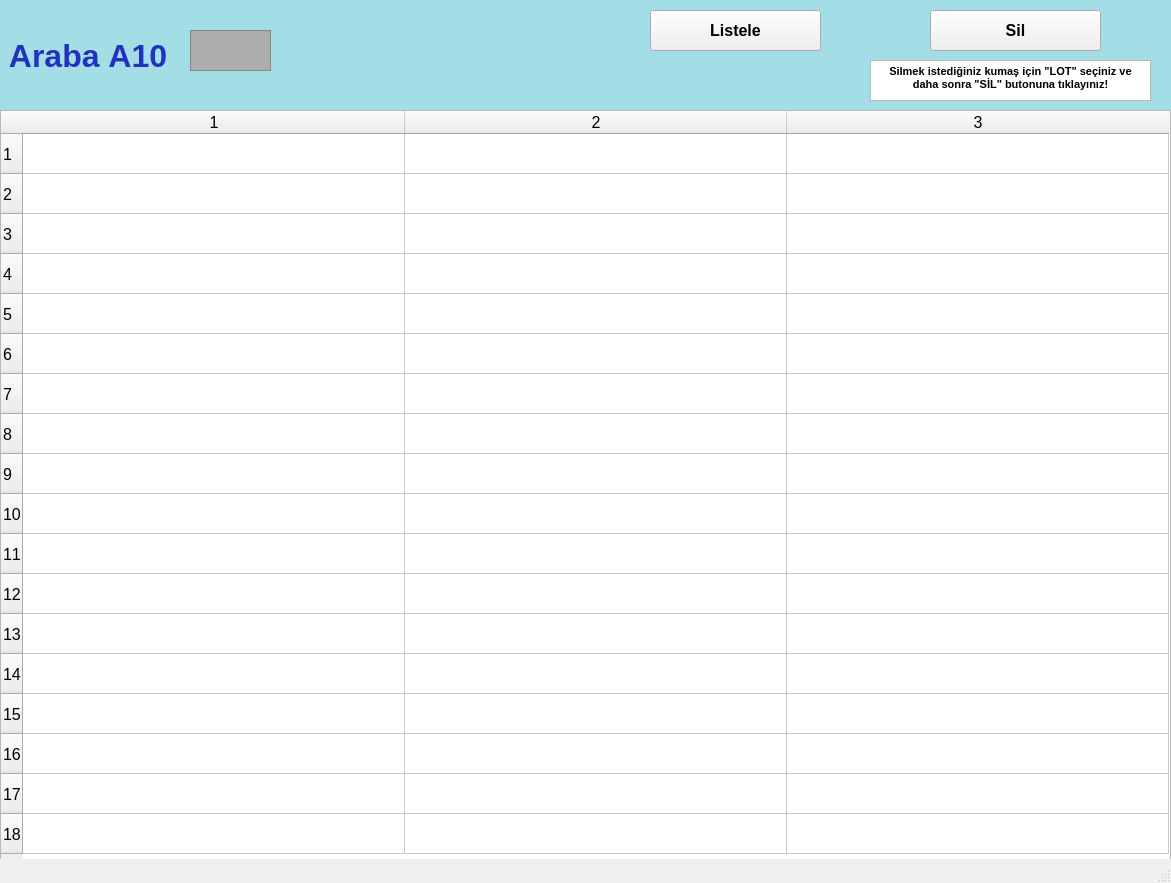
<?xml version="1.0" encoding="UTF-8"?>
<ui version="4.0">
 <class>arabalarA10_ekran</class>
 <widget class="QMainWindow" name="arabalarA10_ekran">
  <property name="geometry">
   <rect>
    <x>0</x>
    <y>0</y>
    <width>1171</width>
    <height>883</height>
   </rect>
  </property>
  <property name="font">
   <font>
    <pointsize>12</pointsize>
    <weight>50</weight>
    <bold>false</bold>
    <kerning>false</kerning>
   </font>
  </property>
  <property name="windowTitle">
   <string/>
  </property>
  <widget class="QWidget" name="centralwidget">
   <widget class="QLabel" name="arabaA1yazi_lbl">
    <property name="geometry">
     <rect>
      <x>0</x>
      <y>0</y>
      <width>1171</width>
      <height>111</height>
     </rect>
    </property>
    <property name="font">
     <font>
      <pointsize>24</pointsize>
      <weight>75</weight>
      <bold>true</bold>
     </font>
    </property>
    <property name="styleSheet">
     <string notr="true">background-color: rgb(163, 221, 229);
color: rgb(34, 50, 190);</string>
    </property>
    <property name="text">
     <string> Araba A10</string>
    </property>
   </widget>
   <widget class="QFrame" name="arabaA1_img">
    <property name="geometry">
     <rect>
      <x>190</x>
      <y>30</y>
      <width>81</width>
      <height>41</height>
     </rect>
    </property>
    <property name="styleSheet">
     <string notr="true">background-color: rgb(173, 173, 173);</string>
    </property>
    <property name="frameShape">
     <enum>QFrame::StyledPanel</enum>
    </property>
    <property name="frameShadow">
     <enum>QFrame::Raised</enum>
    </property>
   </widget>
   <widget class="QPushButton" name="listele10_btn">
    <property name="geometry">
     <rect>
      <x>650</x>
      <y>10</y>
      <width>171</width>
      <height>41</height>
     </rect>
    </property>
    <property name="font">
     <font>
      <pointsize>12</pointsize>
      <weight>75</weight>
      <bold>true</bold>
     </font>
    </property>
    <property name="text">
     <string>Listele</string>
    </property>
   </widget>
   <widget class="QTableWidget" name="A10_tw">
    <property name="geometry">
     <rect>
      <x>0</x>
      <y>110</y>
      <width>1171</width>
      <height>751</height>
     </rect>
    </property>
    <property name="baseSize">
     <size>
      <width>0</width>
      <height>0</height>
     </size>
    </property>
    <property name="rowCount">
     <number>18</number>
    </property>
    <property name="columnCount">
     <number>3</number>
    </property>
    <attribute name="horizontalHeaderVisible">
     <bool>true</bool>
    </attribute>
    <attribute name="horizontalHeaderCascadingSectionResizes">
     <bool>false</bool>
    </attribute>
    <attribute name="horizontalHeaderDefaultSectionSize">
     <number>382</number>
    </attribute>
    <attribute name="horizontalHeaderMinimumSectionSize">
     <number>38</number>
    </attribute>
    <attribute name="verticalHeaderDefaultSectionSize">
     <number>40</number>
    </attribute>
    <attribute name="verticalHeaderMinimumSectionSize">
     <number>23</number>
    </attribute>
    <row/>
    <row/>
    <row/>
    <row/>
    <row/>
    <row/>
    <row/>
    <row/>
    <row/>
    <row/>
    <row/>
    <row/>
    <row/>
    <row/>
    <row/>
    <row/>
    <row/>
    <row/>
    <column/>
    <column/>
    <column/>
   </widget>
   <widget class="QPushButton" name="sil10_btn">
    <property name="geometry">
     <rect>
      <x>930</x>
      <y>10</y>
      <width>171</width>
      <height>41</height>
     </rect>
    </property>
    <property name="font">
     <font>
      <pointsize>12</pointsize>
      <weight>75</weight>
      <bold>true</bold>
     </font>
    </property>
    <property name="text">
     <string>Sil</string>
    </property>
   </widget>
   <widget class="QTextBrowser" name="textBrowser">
    <property name="geometry">
     <rect>
      <x>870</x>
      <y>60</y>
      <width>281</width>
      <height>41</height>
     </rect>
    </property>
    <property name="html">
     <string>&lt;!DOCTYPE HTML PUBLIC &quot;-//W3C//DTD HTML 4.0//EN&quot; &quot;http://www.w3.org/TR/REC-html40/strict.dtd&quot;&gt;
&lt;html&gt;&lt;head&gt;&lt;meta name=&quot;qrichtext&quot; content=&quot;1&quot; /&gt;&lt;style type=&quot;text/css&quot;&gt;
p, li { white-space: pre-wrap; }
&lt;/style&gt;&lt;/head&gt;&lt;body style=&quot; font-family:'MS Shell Dlg 2'; font-size:12pt; font-weight:400; font-style:normal;&quot;&gt;
&lt;p align=&quot;center&quot; style=&quot; margin-top:0px; margin-bottom:0px; margin-left:0px; margin-right:0px; -qt-block-indent:0; text-indent:0px;&quot;&gt;&lt;span style=&quot; font-size:8pt; font-weight:600;&quot;&gt;Silmek istediğiniz kumaş için &amp;quot;LOT&amp;quot; seçiniz ve daha sonra &amp;quot;SİL&amp;quot; butonuna tıklayınız!&lt;/span&gt;&lt;/p&gt;&lt;/body&gt;&lt;/html&gt;</string>
    </property>
   </widget>
  </widget>
  <widget class="QStatusBar" name="statusbar"/>
 </widget>
 <resources/>
 <connections/>
</ui>
